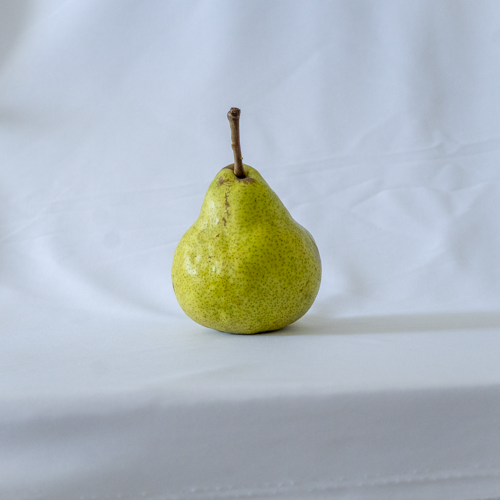
#> input picture imagem2.png, 500 x 500 px
$ python translation.py
#> lines starting #> are read from the running program, lines starting #| are printed output that depends on the picture
import numpy as np
import cv2 as cv

img = cv.imread("imagem2.png", cv.IMREAD_GRAYSCALE)
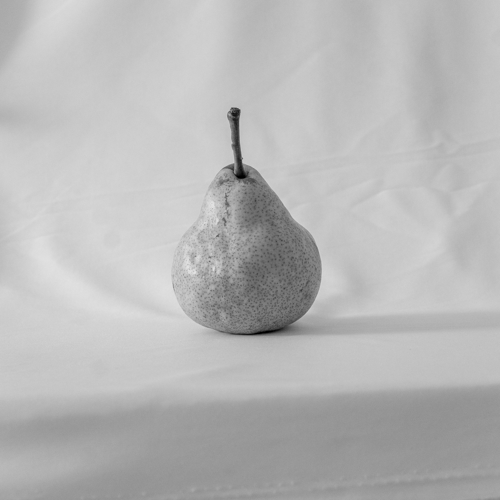
#> img: shape (500, 500); min 0, max 227, mean 183.7
assert img is not None, "file could not be read, check with os.path.exists()"
rows,cols = img.shape
#> rows = 500; cols = 500

M = np.float32([[1,0,100],[0,1,50]])
dst = cv.warpAffine(img,M,(cols,rows))
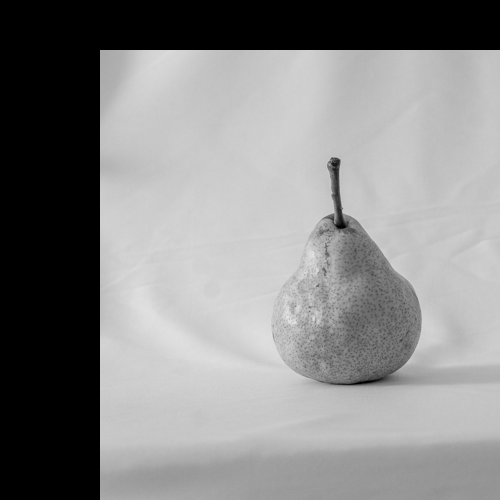
#> dst: shape (500, 500); min 0, max 227, mean 134.8

cv.imwrite("imagem2_red.png", dst)


cv.imshow("imagem2_red.png",dst)
cv.waitKey(0)
cv.destroyAllWindows()

$ run again, with imagem3.png copied over imagem2.png
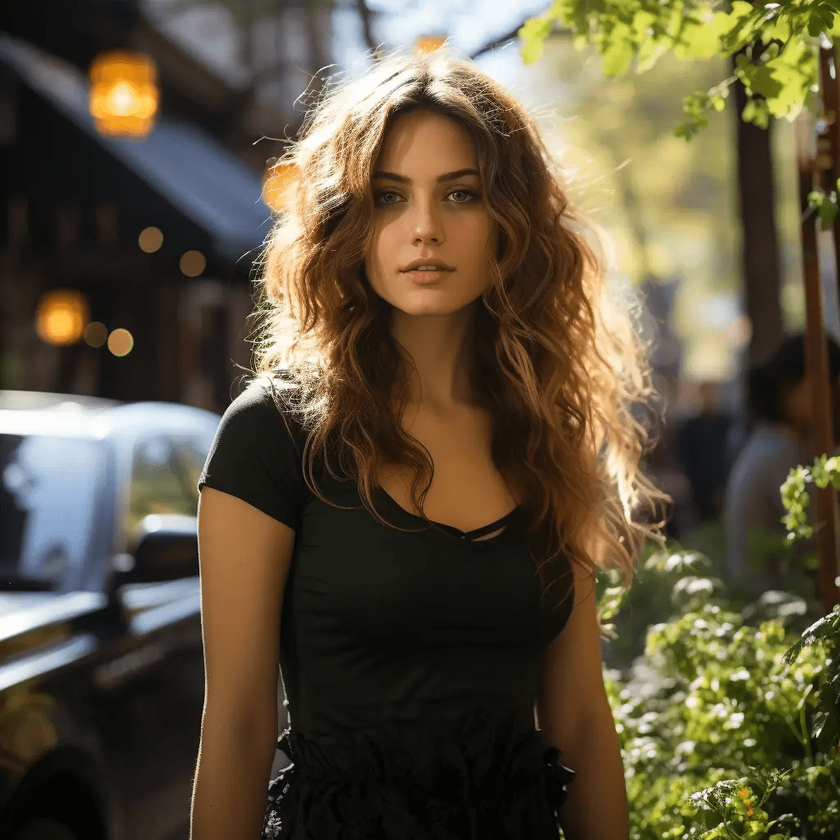
#> input picture imagem3.png, 840 x 840 px, shrunk from 1024 x 1024 before the run
#> `img = cv.imread("imagem2.png", cv.IMREAD_GRAYSCALE)`:
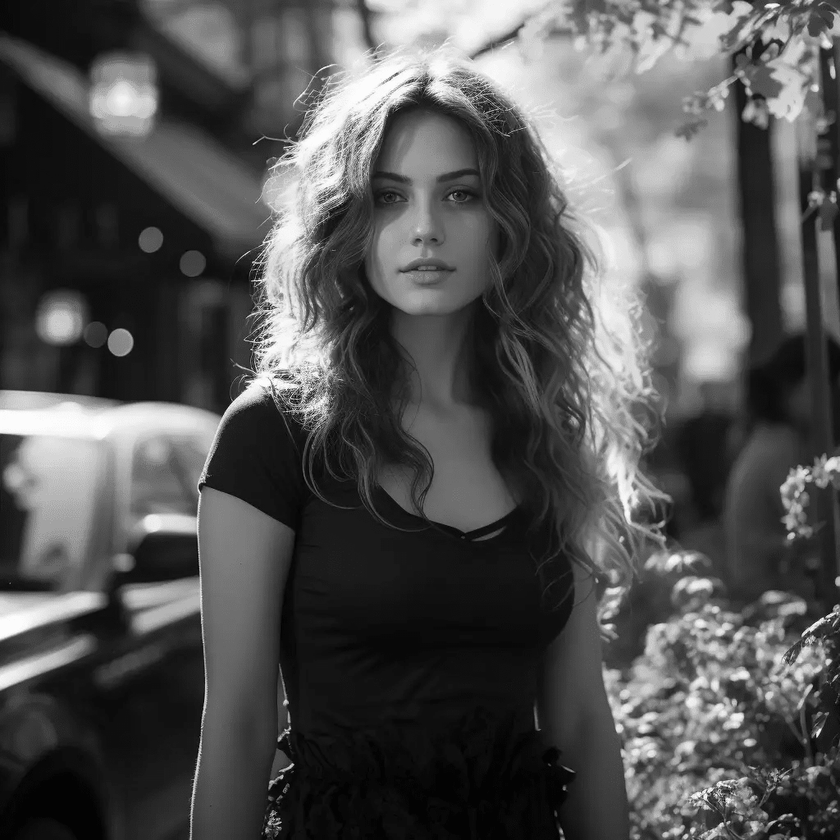
#> img: shape (840, 840); min 0, max 255, mean 83.3
#> `dst = cv.warpAffine(img,M,(cols,rows))`:
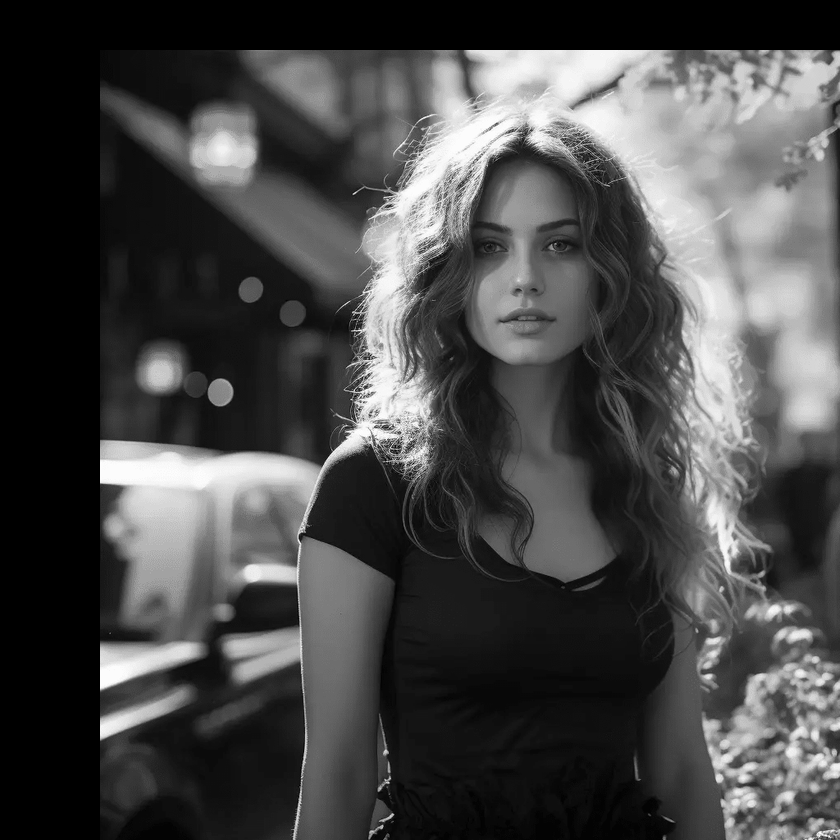
#> dst: shape (840, 840); min 0, max 255, mean 72.6

$ run again, with imagem.png copied over imagem2.png
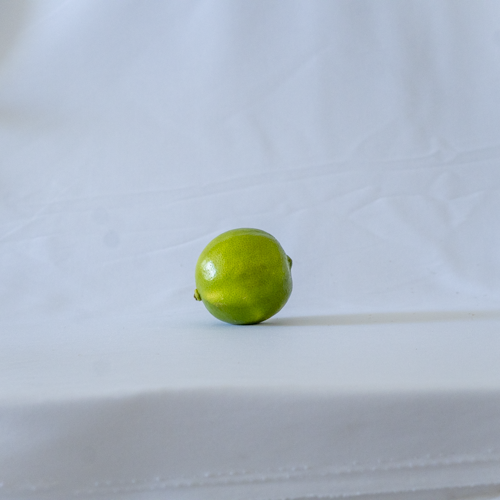
#> input picture imagem.png, 500 x 500 px
#> `img = cv.imread("imagem2.png", cv.IMREAD_GRAYSCALE)`:
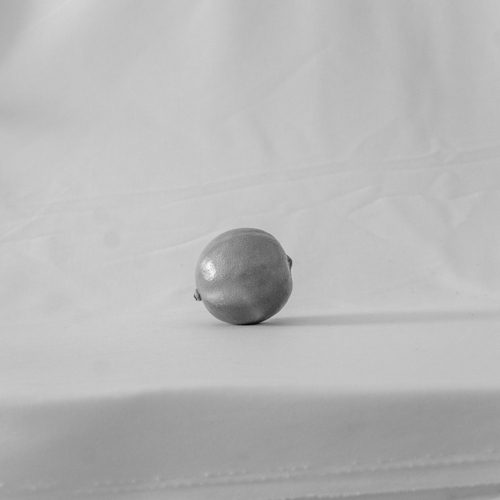
#> img: shape (500, 500); min 3, max 248, mean 183.9
#> `dst = cv.warpAffine(img,M,(cols,rows))`:
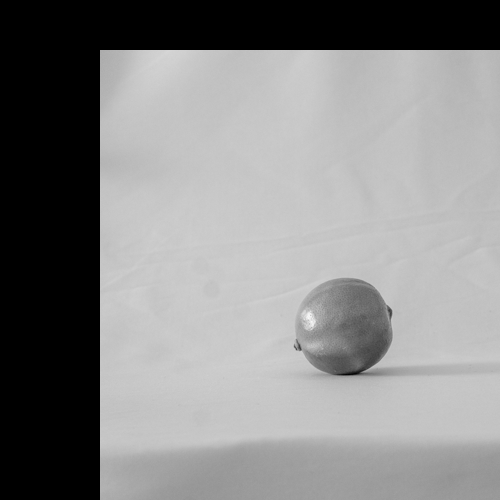
#> dst: shape (500, 500); min 0, max 248, mean 135.1
